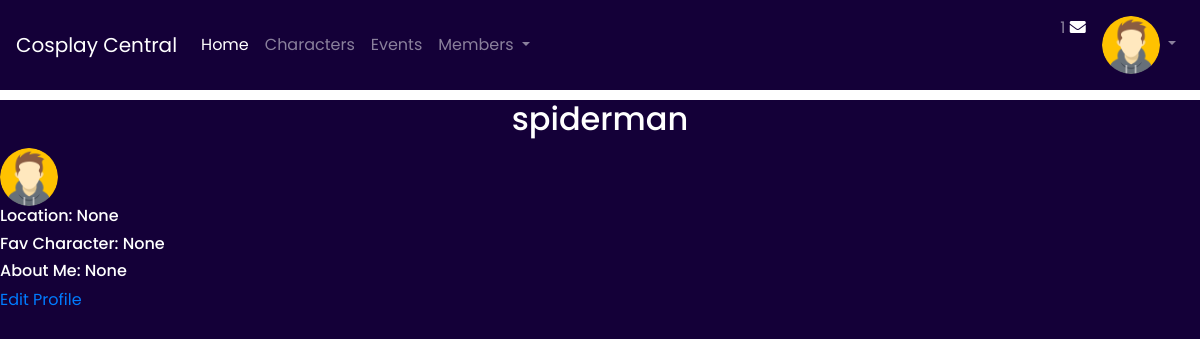
The page /userProfile/ (signed in) on the database its author committed.
### cosplayapp/models.py (models this page shows, shortened)
class User(models.Model):
    first_name = models.CharField(max_length=45, null=True)
    last_name = models.CharField(max_length=45, null=True)
    username = models.CharField(max_length=255, null=True)
    email = models.EmailField(unique=True)
    password = models.CharField(max_length=45)
    confirm_pw = models.CharField(max_length=45)
    objects = UserManager()
    date_created = models.DateTimeField(auto_now_add=True)
    date_updated = models.DateTimeField(auto_now=True)

class Profile(models.Model):
    user = models.OneToOneField(User, unique=True, on_delete=models.CASCADE)
    location = models.CharField(max_length=45, null=True)
    favorite = models.CharField(max_length=255, null=True)
    about = models.TextField(null=True)
    image = models.ImageField(default='default.jpg', upload_to='profile_pics')

### cosplayapp/views.py (the view)
# urls.py: path('userProfile/', views.userProfile ),
def userProfile(request):
    if 'user_id' not in  request.session:
        return redirect('/')
    user = User.objects.get(id=request.session['user_id'])
    context = {
    'user': user,
    }
    return render(request, 'profile.html', context)

### cosplayapp/templates/profile.html
{% extends 'base.html' %}
{% block content %}
<div>
    <div class = 'userProfile' id='userProfile'>
        <h2> {{ user.username }} </h2>
        <div class='media'>
            <img class='rounded-circle account-img' src='{{ user.profile.image.url }}'>
        </div>
        <h6>Location: {{ user.profile.location }}</h6>
        <h6>Fav Character: {{ user.profile.favorite}}</h6>
        <h6>About Me: {{ user.profile.about}}</h6>
    </div>
    <div><a href='/editProfile/'>Edit Profile </a></div>
</div>
{% endblock content %}

### cosplayapp/templates/base.html (shortened to what this page needs)
<!doctype html>
<html lang='en'>
<head>
    {% load static %}
    <link rel='stylesheet' href='https://maxcdn.bootstrapcdn.com/bootstrap/4.0.0/css/bootstrap.min.css'>
    <link rel='stylesheet' href='{% static 'css/styles.css' %}'>
    <link rel='stylesheet' href='https://use.fontawesome.com/releases/v5.7.0/css/all.css'>
</head>
<body>
    <div class='main'>
        <nav class='mb-1 navbar navbar-expand-lg navbar-dark secondary-color lighten-1'>
            <a class='navbar-brand' href='#'>Cosplay Central</a>
    <div class='collapse navbar-collapse' id='navbarContent'>
        <ul class='navbar-nav mr-auto'>
            <li class='nav-item active'>
                <a class='nav-link' href='/dashboard/'>Home
                </a>
            </li>
            <li class='nav-item'>
                <a class='nav-link' href='/characters/'>Characters</a>
            </li>
            <li class='nav-item'>
                <a class='nav-link' href='#'>Events</a>
        </li>
        <li class='nav-item dropdown'>
            <a class='nav-link dropdown-toggle' id='navbarDropdown' data-toggle='dropdown' aria-haspopup='true' aria-expanded='false'>Members
            </a>
        </li>
    </ul>
    <ul class='navbar-nav ml-auto nav-flex-icons'>
        <li class='nav-item'>
            <a class='nav-link waves-effect waves-light'>1
                <i class='fas fa-envelope'></i>
            </a>
        </li>
        <li class='nav-item avatar dropdown'>
            <a class='nav-link dropdown-toggle' id='navbarDropdown2' data-toggle='dropdown' aria-haspopup='true' aria-expanded='false'>
                <img src='{{ user.profile.image.url }}' class='rounded-circle img-fluid' alt='avatar image'>
            </a>
        </li>
    </ul>
</div>
</nav>
</div>
<div>
{%block content%}{% endblock %}
</div>
</body>
</html>

### cosplayapp/static/css/styles.css (style rules this page uses)
* { color: white; background-color: #140038; font-family: Poppins; }
.navbar, .container { background-color: #140038; }
h2 { color: white; text-align: center; margin-top: 10px; margin-bottom: 10px; }
.rounded-circle { width: 58px; height: 58px; }

### rows shown on the page
User: profile.image (placeholder picture), username "spiderman", profile.location "None", profile.favorite "None", profile.about "None"
